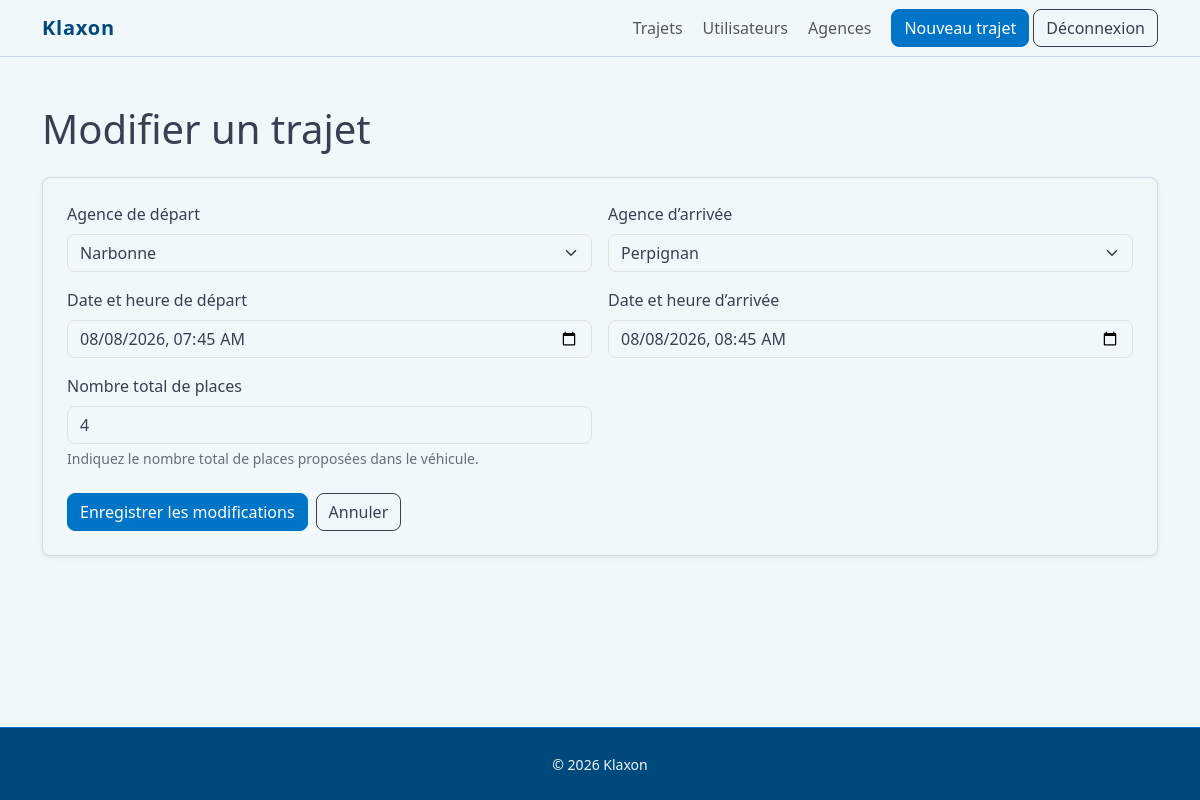
/index.php?route=trips/edit&id=4 (signed in), run on an earlier commit of the app's database.
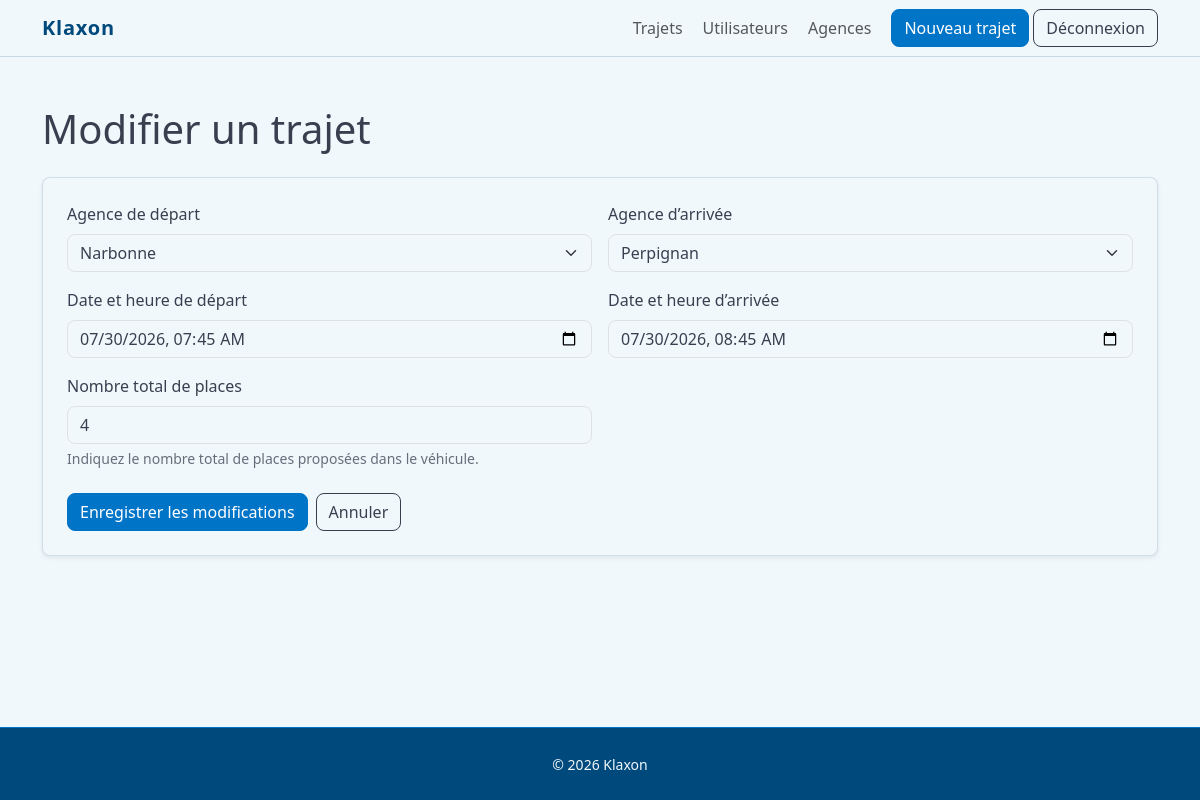
And on a later commit of the database.
### tables this page shows
CREATE TABLE trips (
    id_trip INT UNSIGNED AUTO_INCREMENT,
    departure_at DATETIME NOT NULL,
    arrival_at DATETIME NOT NULL,
    total_seats TINYINT UNSIGNED NOT NULL,
    available_seats TINYINT UNSIGNED NOT NULL,
    author_id INT UNSIGNED NOT NULL,
    departure_agency_id INT UNSIGNED NOT NULL,
    arrival_agency_id INT UNSIGNED NOT NULL,

    PRIMARY KEY (id_trip),

    CONSTRAINT fk_trips_author
        FOREIGN KEY (author_id)
        REFERENCES users (id_user),

    CONSTRAINT fk_trips_departure_agency
        FOREIGN KEY (departure_agency_id)
        REFERENCES agencies (id_agency),

    CONSTRAINT fk_trips_arrival_agency
        FOREIGN KEY (arrival_agency_id)
        REFERENCES agencies (id_agency),

    CONSTRAINT chk_trips_different_agencies
        CHECK (departure_agency_id <> arrival_agency_id),

    CONSTRAINT chk_trips_dates
        CHECK (arrival_at > departure_at),

    CONSTRAINT chk_trips_total_seats
        CHECK (total_seats > 0),

    CONSTRAINT chk_trips_available_seats
        CHECK (available_seats <= total_seats)
);

CREATE TABLE agencies (
    id_agency INT UNSIGNED AUTO_INCREMENT,
    city VARCHAR(150) NOT NULL,

    PRIMARY KEY (id_agency),
    UNIQUE KEY uq_agencies_city (city)
);

### src/Controller/TripController.php (called while the page is built, shortened)
<?php
function showEditTripPage(
    AgencyRepository $agencyRepository,
    TripRepository $tripRepository,
    TripValidator $tripValidator
): void {
    $tripIdInput = $_GET['id'] ?? null;
    $tripId = (int) $tripIdInput;
    $trip = $tripRepository->findDetailsById($tripId);
    $agencies = $agencyRepository->findAll();
    $departureAgencyIdInput =
        (string) $trip['departure_agency_id'];
    $arrivalAgencyIdInput =
        (string) $trip['arrival_agency_id'];
    $departureDateInput =
        formatDateTimeLocalInput($trip['departure_at']);
    $arrivalDateInput =
        formatDateTimeLocalInput($trip['arrival_at']);
    $totalSeatsInput = (string) $trip['total_seats'];
    require __DIR__ . '/../View/trip/edit.php';
}

### index.php (called while the page is built, shortened)
<?php
$databaseConnection =
    getDatabaseConnection();
$agencyRepository =
    new AgencyRepository(
        $databaseConnection
    );
$tripRepository =
    new TripRepository(
        $databaseConnection
    );
$userRepository =
    new UserRepository(
        $databaseConnection
    );
$tripValidator =
    new TripValidator();
$route = trim($_GET['route'] ?? '', '/');
match ($route) {
    '', 'home' => showHomePage($tripRepository),
    'login' =>
    showLoginPage(
        $userRepository
    ),
    'logout' => logoutUser(),
    'trips/create' =>
    showCreateTripPage(
        $agencyRepository,
        $tripRepository,
        $tripValidator
    ),
    'trips/show' =>
    showTripDetailsPage(
        $tripRepository
    ),
    'trips/edit' =>
    showEditTripPage(
        $agencyRepository,
        $tripRepository,
        $tripValidator
    ),
    'trips/delete' =>
    deleteTripAction(
        $tripRepository
    ),
    'admin/users' =>
    showAdminUsersPage(
        $userRepository
    ),
    'admin', 'admin/trips' =>
    showAdminTripsPage(
        $tripRepository
    ),
    'admin/agencies' =>
    showAdminAgenciesPage(
        $agencyRepository
    ),
    'admin/agencies/create' => showAdminCreateAgencyPage(
        $agencyRepository
    ),
    'admin/agencies/edit' => showAdminEditAgencyPage(
        $agencyRepository
    ),
    'admin/agencies/delete' =>
    deleteAdminAgencyAction(
        $agencyRepository,
        $tripRepository
    ),
    default => showNotFoundPage(),
};

### src/Repository/AgencyRepository.php (called while the page is built, shortened)
<?php
final class AgencyRepository
{
    public function findAll(): array
    {
        $statement = $this->databaseConnection->query(
            'SELECT
            id_agency,
            city
         FROM agencies
         ORDER BY city ASC'
        );
        $agencies = [];
        foreach ($statement->fetchAll() as $agency) {
            $agencies[] = [
                'id_agency' => (int) $agency['id_agency'],
                'city' => $agency['city'],
            ];
        }
        return $agencies;
    }
}

### src/functions.php (called while the page is built, shortened)
<?php
function escape(string $value): string
{
    return htmlspecialchars($value, ENT_QUOTES, 'UTF-8');
}
function formatDateTimeLocalInput(string $value): string
{
    $date = new DateTimeImmutable($value);
    return $date->format('Y-m-d\TH:i');
}

### src/Repository/TripRepository.php (called while the page is built, shortened)
<?php
final class TripRepository
{
    public function findDetailsById(
        int $tripId
    ): ?array {
        $statement = $this->databaseConnection->prepare(
            'SELECT
        trips.id_trip,
        trips.departure_agency_id,
        departure_agency.city AS departure_city,
        trips.departure_at,
        trips.arrival_agency_id,
        arrival_agency.city AS arrival_city,
        trips.arrival_at,
        trips.total_seats,
        trips.available_seats,
        users.id_user AS author_id,
        users.first_name AS author_first_name,
        users.last_name AS author_last_name,
        users.email AS author_email,
        users.phone AS author_phone
    FROM trips
    INNER JOIN agencies AS departure_agency
        ON trips.departure_agency_id =
           departure_agency.id_agency
    INNER JOIN agencies AS arrival_agency
        ON trips.arrival_agency_id =
           arrival_agency.id_agency
    INNER JOIN users
        ON trips.author_id = users.id_user
    WHERE trips.id_trip = :id_trip
    LIMIT 1'
        );
        $statement->execute([
            'id_trip' => $tripId,
        ]);
        $trip = $statement->fetch();
        return [
            'id_trip' => (int) $trip['id_trip'],
            'departure_agency_id' =>
                (int) $trip['departure_agency_id'],
            'departure_city' => $trip['departure_city'],
            'departure_at' => $trip['departure_at'],
            'arrival_agency_id' =>
                (int) $trip['arrival_agency_id'],
            'arrival_city' => $trip['arrival_city'],
            'arrival_at' => $trip['arrival_at'],
            'total_seats' => (int) $trip['total_seats'],
            'available_seats' => (int) $trip['available_seats'],
            'author_id' => (int) $trip['author_id'],
            'author_first_name' => $trip['author_first_name'],
            'author_last_name' => $trip['author_last_name'],
            'author_email' => $trip['author_email'],
            'author_phone' => $trip['author_phone'],
        ];
    }
}

### src/View/trip/edit.php (the view, shortened to what the changed rows need)
<?php
require __DIR__ . '/../partials/header.php';
?>
<h1 class="mb-4">
    Modifier un trajet
</h1>
<div class="card shadow-sm">
    <div class="card-body p-4">
        <form method="post">
            <div class="row g-3">
                <div class="col-12 col-md-6">
                    <label for="departureAgencyId" class="form-label">
                        Agence de départ
                    </label>
                    <select id="departureAgencyId" name="departureAgencyId" class="form-select" required>
                        <?php foreach ($agencies as $agency): ?>
                            <option value="<?= escape(
                                (string) $agency['id_agency']
                            ) ?>" <?php if (
                                 $departureAgencyIdInput
                                 === (string) $agency['id_agency']
                             ): ?> selected
                                <?php endif; ?>>
                                <?= escape($agency['city']) ?>
                            </option>
                        <?php endforeach; ?>
                    </select>
                </div>
                <div class="col-12 col-md-6">
                    <label for="arrivalAgencyId" class="form-label">
                        Agence d’arrivée
                    </label>
                    <select id="arrivalAgencyId" name="arrivalAgencyId" class="form-select" required>
                        <?php foreach ($agencies as $agency): ?>
                            <option value="<?= escape(
                                (string) $agency['id_agency']
                            ) ?>" <?php if (
                                 $arrivalAgencyIdInput
                                 === (string) $agency['id_agency']
                             ): ?> selected
                                <?php endif; ?>>
                                <?= escape($agency['city']) ?>
                            </option>
                        <?php endforeach; ?>
                    </select>
                </div>
                <div class="col-12 col-md-6">
                    <label for="departureDate" class="form-label">
                        Date et heure de départ
                    </label>
                    <input type="datetime-local" id="departureDate" name="departureDate" class="form-control"
                        value="<?= escape($departureDateInput) ?>" required>
                </div>
                <div class="col-12 col-md-6">
                    <label for="arrivalDate" class="form-label">
                        Date et heure d’arrivée
                    </label>
                    <input type="datetime-local" id="arrivalDate" name="arrivalDate" class="form-control"
                        value="<?= escape($arrivalDateInput) ?>" required>
                </div>
                <div class="col-12 col-md-6">
                    <label for="totalSeats" class="form-label">
                        Nombre total de places
                    </label>
                    <input type="number" id="totalSeats" name="totalSeats" class="form-control" min="1"
                        value="<?= escape($totalSeatsInput) ?>" required>
                    <div class="form-text">
                        Indiquez le nombre total de places
                        proposées dans le véhicule.
                    </div>
                </div>
            </div>
        </form>
    </div>
</div>
<?php
require __DIR__ . '/../partials/footer.php';
?>

What changed in the data, as far as the page shows it:
changed trips "Narbonne": departureDate "08/08/2026 07:45" → "07/30/2026 07:45"; arrivalDate "08/08/2026 08:45" → "07/30/2026 08:45"
